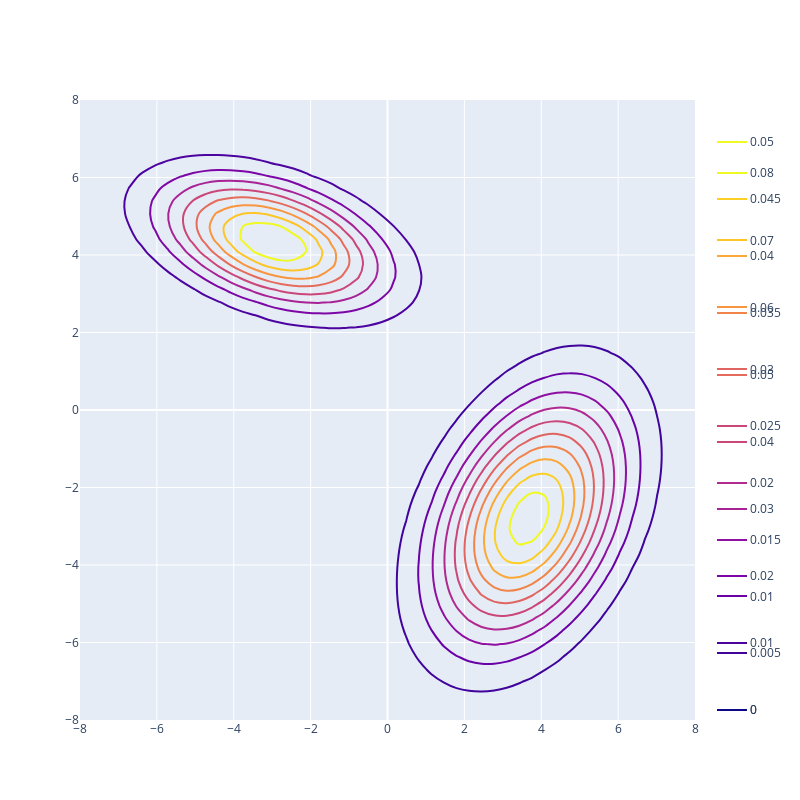

Notebook code for this chart:
### Code cell
# Create the support
x = np.linspace(-8, 8, 50)
y = np.linspace(-8, 8, 50)
X, Y = np.meshgrid(x, y)

support = np.empty(X.shape + (2,))
support[:, :, 0] = X
support[:, :, 1] = Y

# Define the multivariate normal densities
mu_1 = [3.6871, -2.801]
sigma_1 = [[2.5005, 1.213], [1.213, 4.21]]
mvn_1 = stats.multivariate_normal(mu_1, sigma_1)

mu_2 = [-2.9802, 4.3387]
sigma_2 = [[3.3895, -0.826], [-0.826, 1.13]]
mvn_2 = stats.multivariate_normal(mu_2, sigma_2)

# Compute the densities
pdf_1 = mvn_1.pdf(support)
pdf_2 = mvn_2.pdf(support)

# Plot the multivariate normal
fig = go.Figure(
    data=[
        go.Contour(
            z=pdf_1,
            x=x,
            y=y,
            contours_coloring='lines',
            line_width=2
        ),
        go.Contour(
            z=pdf_2,
            x=x,
            y=y,
            contours_coloring='lines',
            line_width=2
        ),
    ],
    layout={
        "width": 800,
        "height": 800
    }
)

fig.show()

### Figure 1 — Plotly figure (JSON) as saved in the notebook; plotly's stock layout.template omitted (floating-point values rounded to 4 significant figures; data arrays with more than 128 entries replaced by an {"elided": "..."} marker saying what was removed)
{"data": [{"contours": {"coloring": "lines"}, "line": {"width": 2}, "type": "contour", "x": [-8, -7.673, -7.347, -7.02, -6.694, -6.367, -6.041, -5.714, -5.388, -5.061, -4.735, -4.408, -4.082, -3.755, -3.429, -3.102, -2.776, -2.449, -2.122, -1.796, -1.469, -1.143, -0.8163, -0.4898, -0.1633, 0.1633, 0.4898, 0.8163, 1.143, 1.469, 1.796, 2.122, 2.449, 2.776, 3.102, 3.429, 3.755, 4.082, 4.408, 4.735, 5.061, 5.388, 5.714, 6.041, 6.367, 6.694, 7.02, 7.347, 7.673, 8], "y": [-8, -7.673, -7.347, -7.02, -6.694, -6.367, -6.041, -5.714, -5.388, -5.061, -4.735, -4.408, -4.082, -3.755, -3.429, -3.102, -2.776, -2.449, -2.122, -1.796, -1.469, -1.143, -0.8163, -0.4898, -0.1633, 0.1633, 0.4898, 0.8163, 1.143, 1.469, 1.796, 2.122, 2.449, 2.776, 3.102, 3.429, 3.755, 4.082, 4.408, 4.735, 5.061, 5.388, 5.714, 6.041, 6.367, 6.694, 7.02, 7.347, 7.673, 8], "z": {"elided": "50x50 float values"}}, {"contours": {"coloring": "lines"}, "line": {"width": 2}, "type": "contour", "x": [-8, -7.673, -7.347, -7.02, -6.694, -6.367, -6.041, -5.714, -5.388, -5.061, -4.735, -4.408, -4.082, -3.755, -3.429, -3.102, -2.776, -2.449, -2.122, -1.796, -1.469, -1.143, -0.8163, -0.4898, -0.1633, 0.1633, 0.4898, 0.8163, 1.143, 1.469, 1.796, 2.122, 2.449, 2.776, 3.102, 3.429, 3.755, 4.082, 4.408, 4.735, 5.061, 5.388, 5.714, 6.041, 6.367, 6.694, 7.02, 7.347, 7.673, 8], "y": [-8, -7.673, -7.347, -7.02, -6.694, -6.367, -6.041, -5.714, -5.388, -5.061, -4.735, -4.408, -4.082, -3.755, -3.429, -3.102, -2.776, -2.449, -2.122, -1.796, -1.469, -1.143, -0.8163, -0.4898, -0.1633, 0.1633, 0.4898, 0.8163, 1.143, 1.469, 1.796, 2.122, 2.449, 2.776, 3.102, 3.429, 3.755, 4.082, 4.408, 4.735, 5.061, 5.388, 5.714, 6.041, 6.367, 6.694, 7.02, 7.347, 7.673, 8], "z": {"elided": "50x50 float values"}}], "layout": {"height": 800, "width": 800}}
